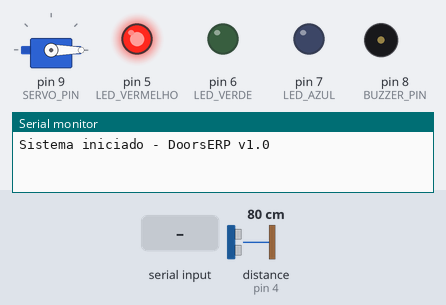
A sketch run on a simulated Arduino Uno, built with avr-gcc and run on an emulated ATmega328P. Shown: servo, output pins drawn as LEDs (lit = HIGH), buzzer (waves = sounding), the last lines printed to the serial monitor. Wiring (inferred from the names in the program): ultrasonic range finder: trigger pin 3; echo pin 4. The inputs (shaded band) are chosen by the test bench; at power-on: distance to the obstacle (sensor on pin 4) 80 cm. The echo pulse lasts 58.3 µs per cm; pins used as bus, display or sensor lines are not drawn.

Above: at 1.2 s.
1.3 s: "FACE_RECOGNIZED\n" received over Serial
At 3.9 s:
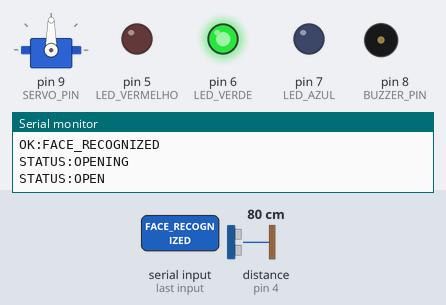
4.3 s: "CLOSE_GATE\n" received over Serial
At 5.5 s:
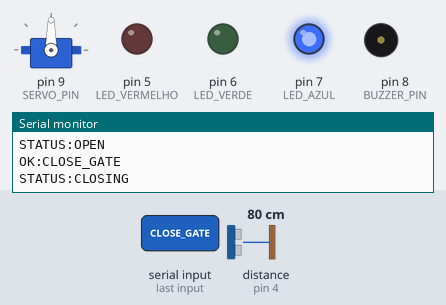
5.8 s: distance to the obstacle (sensor on pin 4) set to 2 cm
At 5.92 s:
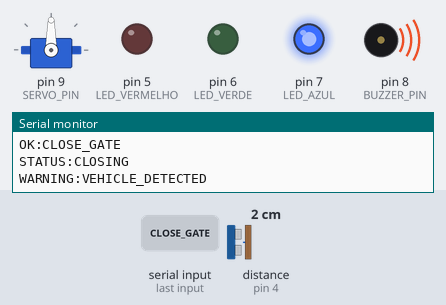
7.5 s: "OPEN_GATE\n" received over Serial
At 8.45 s:
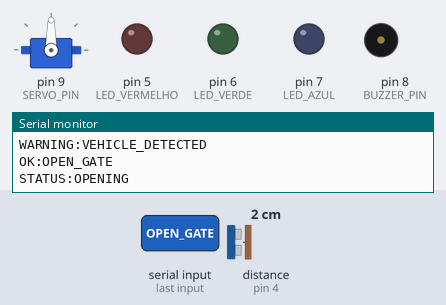
Timing chart, 0 to 10.6 s (numbered marks = the images above; inputs shaded):
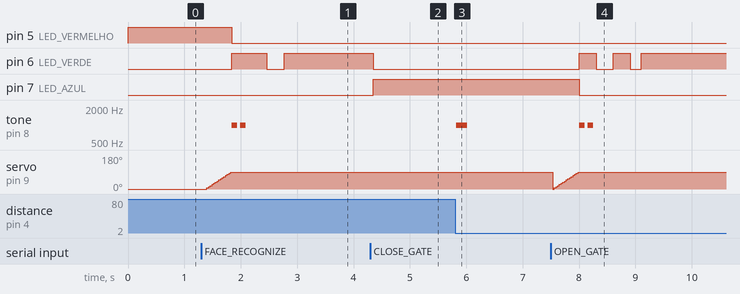

Measured:
- after the input at 1.3 s, pin 5 (LED_VERMELHO): HIGH → LOW after 0.54 s; pin 6 (LED_VERDE): LOW → HIGH after 0.54 s, → LOW 0.62 s later, → HIGH 0.32 s later
- after the input at 4.3 s, pin 6 (LED_VERDE): HIGH → LOW after 0.05 s; pin 7 (LED_AZUL): LOW → HIGH after 0.05 s
- after the input at 5.8 s, tone on pin 8 (BUZZER_PIN): silent → 1000 Hz at once, → silent 0.20 s later
- after the input at 7.5 s, pin 6 (LED_VERDE): goes HIGH 0.30 s, LOW 0.30 s, HIGH 0.30 s, LOW 0.20 s, then HIGH, starting after 0.50 s; pin 7 (LED_AZUL): HIGH → LOW after 0.50 s

The sketch:

arduino_gate_control_default.ino
```cpp
/*
 * Controle de Cancela com Reconhecimento Facial e Sensor Ultrassônico
 * DoorsERP - Código Padrão de Fábrica
 *
 * Este código controla uma cancela automatizada que:
 * - Abre quando recebe comando de reconhecimento facial via serial
 * - Mantém aberta enquanto detecta veículo no sensor ultrassônico
 * - Fecha automaticamente 10 segundos após veículo sair da área
 * - Controla LEDs para indicar estados: Aberto, Fechando, Fechado
 *
 * Estados da Cancela:
 * - FECHADO: LED Vermelho aceso, cancela em 0°
 * - ABRINDO: LED Verde piscando, cancela movendo para 90°
 * - ABERTO: LED Verde aceso por 10s, cancela em 90°
 * - FECHANDO: LED Azul por 10s (ou loop infinito se veículo presente com bips a cada 3s)
 *
 * Comandos Serial:
 * - FACE_RECOGNIZED: Abre a cancela
 * - FACE_REJECTED: Toca som de rejeição (não abre)
 * - OPEN_GATE: Abre manualmente
 * - CLOSE_GATE: Fecha manualmente
 * - STATUS: Retorna estado atual
 * - PING: Teste de conexão
 */

const int SERVO_PIN = 9;
const int TRIG_PIN = 3;
const int ECHO_PIN = 4;
const int LED_VERMELHO = 5;
const int LED_VERDE = 6;
const int LED_AZUL = 7;
const int BUZZER_PIN = 8;

// Biblioteca do Servo
#include <Servo.h>

Servo servoMotor;

// Estados da cancela
enum EstadoCancela {
  FECHADO,
  ABRINDO,
  ABERTO,
  FECHANDO
};

EstadoCancela estadoAtual = FECHADO;
EstadoCancela estadoAnterior = FECHADO; // Novo: para detectar mudança de estado

// Variáveis de controle
unsigned long tempoUltimaAbertura = 0;
unsigned long tempoUltimoBeep = 0;
unsigned long tempoInicioAbrindo = 0;
unsigned long tempoInicioFechando = 0;
unsigned long ultimoPiscar = 0;
const unsigned long TEMPO_ABERTO = 10000; // 10 segundos
const unsigned long INTERVALO_BEEP = 3000; // 3 segundos
const unsigned long TEMPO_MOVIMENTO_SERVO = 1000; // 1 segundo para servo se mover
const unsigned long TEMPO_FECHANDO = 10000; // 10 segundos fechando
const int DISTANCIA_DETECCAO = 50; // cm - ajuste conforme necessário
bool veiculoPresente = false;
bool ledEstado = false;
int anguloAtual = 0;

void setup() {
  Serial.begin(9600);

  // Configurar pinos
  pinMode(TRIG_PIN, OUTPUT);
  pinMode(ECHO_PIN, INPUT);
  pinMode(LED_VERMELHO, OUTPUT);
  pinMode(LED_VERDE, OUTPUT);
  pinMode(LED_AZUL, OUTPUT);
  pinMode(BUZZER_PIN, OUTPUT);

  // Inicializar servo
  servoMotor.attach(SERVO_PIN);
  servoMotor.write(0); // Posição fechada

  // Estado inicial: Fechado
  digitalWrite(LED_VERMELHO, HIGH);
  digitalWrite(LED_VERDE, LOW);
  digitalWrite(LED_AZUL, LOW);

  Serial.println("Sistema iniciado - DoorsERP v1.0");
}

void loop() {
  // Verificar comandos serial
  if (Serial.available() > 0) {
    String comando = Serial.readStringUntil('\n');
    comando.trim();
    processarComando(comando);
  }

  // Verificar presença de veículo
  veiculoPresente = detectarVeiculo();

  // Atualizar servo apenas se estado mudou
  if (estadoAtual != estadoAnterior) {
    switch (estadoAtual) {
      case FECHADO:
        servoMotor.write(0);
        anguloAtual = 0;
        delay(100); // Pequeno delay para estabilizar
        servoMotor.detach(); // Desanexar para evitar vibração quando parado
        break;
      case ABRINDO:
        servoMotor.attach(SERVO_PIN); // Reanexar antes de mover
        // Servo já movido em abrirCancela
        break;
      case ABERTO:
        servoMotor.write(90);
        anguloAtual = 90;
        break;
      case FECHANDO:
        servoMotor.write(90);
        anguloAtual = 90;
        break;
    }
    estadoAnterior = estadoAtual;
  }

  // Máquina de estados
  switch (estadoAtual) {
    case FECHADO:
      estadoFechado();
      break;

    case ABRINDO:
      estadoAbrindo();
      break;

    case ABERTO:
      estadoAberto();
      break;

    case FECHANDO:
      estadoFechando();
      break;
  }

  delay(100); // Pequeno delay para estabilidade
}

void processarComando(String comando) {
  if (comando == "FACE_RECOGNIZED") {
    Serial.println("OK:FACE_RECOGNIZED");
    abrirCancela();
  }
  else if (comando == "FACE_REJECTED") {
    Serial.println("OK:FACE_REJECTED");
    somRejeicao();
  }
  else if (comando == "OPEN_GATE") {
    Serial.println("OK:OPEN_GATE");
    abrirCancela();
  }
  else if (comando == "CLOSE_GATE") {
    Serial.println("OK:CLOSE_GATE");
    fecharCancela();
  }
  else if (comando == "STATUS") {
    enviarStatus();
  }
  else if (comando == "PING") {
    Serial.println("PONG");
  }
  else {
    Serial.println("ERROR:UNKNOWN_COMMAND");
  }
}


void bipAprovado() {
  // Dois bips rápidos
  for (int i = 0; i < 2; i++) {
    tone(BUZZER_PIN, 1000, 100); // 1kHz por 100ms
    delay(150);
  }
}

void abrirCancela() {
  if (estadoAtual == FECHADO || estadoAtual == FECHANDO) {
    servoMotor.attach(SERVO_PIN); // Garantir que está anexado
    // Servo sempre começa em 0° e abre até 90° em passos
    for (int ang = 0; ang <= 90; ang += 3) {
      servoMotor.write(ang);
      delay(15); // Suaviza o movimento
    }
    anguloAtual = 90;
    estadoAtual = ABRINDO;
    tempoInicioAbrindo = millis();
    Serial.println("STATUS:OPENING");
    digitalWrite(LED_VERMELHO, LOW);
    digitalWrite(LED_VERDE, HIGH);
    digitalWrite(LED_AZUL, LOW);
    bipAprovado();
  }
}

void fecharCancela() {
  if (estadoAtual == ABERTO) {
    estadoAtual = FECHANDO;
    tempoInicioFechando = millis();
    Serial.println("STATUS:CLOSING");
  }
}

bool detectarVeiculo() {
  // Limpar o trigger
  digitalWrite(TRIG_PIN, LOW);
  delayMicroseconds(2);

  // Enviar pulso de 10us
  digitalWrite(TRIG_PIN, HIGH);
  delayMicroseconds(10);
  digitalWrite(TRIG_PIN, LOW);

  // Ler o echo
  long duracao = pulseIn(ECHO_PIN, HIGH);

  // Calcular distância em cm
  int distancia = duracao * 0.034 / 2;

  return (distancia > 0 && distancia < DISTANCIA_DETECCAO);
}

void estadoFechado() {
  // LED Vermelho aceso
  digitalWrite(LED_VERMELHO, HIGH);
  digitalWrite(LED_VERDE, LOW);
  digitalWrite(LED_AZUL, LOW);

  // Cancela em 0° (movimento já feito na mudança de estado)
}

void estadoAbrindo() {
  // LED Verde piscando
  if (millis() - ultimoPiscar > 250) {
    ledEstado = !ledEstado;
    digitalWrite(LED_VERDE, ledEstado ? HIGH : LOW);
    ultimoPiscar = millis();
  }

  digitalWrite(LED_VERMELHO, LOW);
  digitalWrite(LED_AZUL, LOW);

  // Servo já movido para 90° em abrirCancela

  // Transição para ABERTO após movimento completo (sem delay bloqueante)
  if (millis() - tempoInicioAbrindo >= TEMPO_MOVIMENTO_SERVO) {
    estadoAtual = ABERTO;
    tempoUltimaAbertura = millis();
    Serial.println("STATUS:OPEN");
  }
}

void estadoAberto() {
  // LED Verde aceso
  digitalWrite(LED_VERMELHO, LOW);
  digitalWrite(LED_VERDE, HIGH);
  digitalWrite(LED_AZUL, LOW);

  // Cancela em 90° (movimento já feito na mudança de estado)

  // Verificar se deve fechar (10s sem veículo)
  if (millis() - tempoUltimaAbertura >= TEMPO_ABERTO) {
    estadoAtual = FECHANDO;
    tempoInicioFechando = millis();
    Serial.println("STATUS:CLOSING");
  }
}

void estadoFechando() {
  // LED Azul aceso (alerta, como amarelo de semáforo)
  digitalWrite(LED_VERMELHO, LOW);
  digitalWrite(LED_VERDE, LOW);
  digitalWrite(LED_AZUL, HIGH);

  // Cancela mantida aberta (90°) durante o estado FECHANDO (movimento já feito na mudança de estado)

  // Se veículo presente, não fecha e faz beeps
  if (veiculoPresente) {
    // Beep a cada 3 segundos
    if (millis() - tempoUltimoBeep >= INTERVALO_BEEP) {
      tone(BUZZER_PIN, 1000, 200); // 1kHz por 200ms
      tempoUltimoBeep = millis();
      Serial.println("WARNING:VEHICLE_DETECTED");
    }

    // Resetar timer de fechamento
    tempoInicioFechando = millis();
    return; // Não fecha enquanto houver veículo
  }

  // Transição para FECHADO após 10s (sem delay bloqueante)
  // O servo será fechado apenas no estado FECHADO
  if (millis() - tempoInicioFechando >= TEMPO_FECHANDO) {
    estadoAtual = FECHADO;
    Serial.println("STATUS:CLOSED");
  }
}


void bipRejeitado() {
  // Dois bips rápidos
  for (int i = 0; i < 2; i++) {
    tone(BUZZER_PIN, 500, 100); // 500Hz por 100ms
    delay(150);
  }
  // Um bip longo
  tone(BUZZER_PIN, 300, 400); // 300Hz por 400ms
  delay(450);
}

void somRejeicao() {
  bipRejeitado();
}

void enviarStatus() {
  String status;
  switch (estadoAtual) {
    case FECHADO:
      status = "CLOSED";
      break;
    case ABRINDO:
      status = "OPENING";
      break;
    case ABERTO:
      status = "OPEN";
      digitalWrite(LED_VERMELHO, LOW);
      digitalWrite(LED_VERDE, HIGH);
      digitalWrite(LED_AZUL, LOW);
      break;
    case FECHANDO:
      status = "CLOSING";
      break;
  }

  Serial.print("STATUS:");
  Serial.println(status);
  Serial.print("VEHICLE:");
  Serial.println(veiculoPresente ? "PRESENT" : "ABSENT");
}
```
